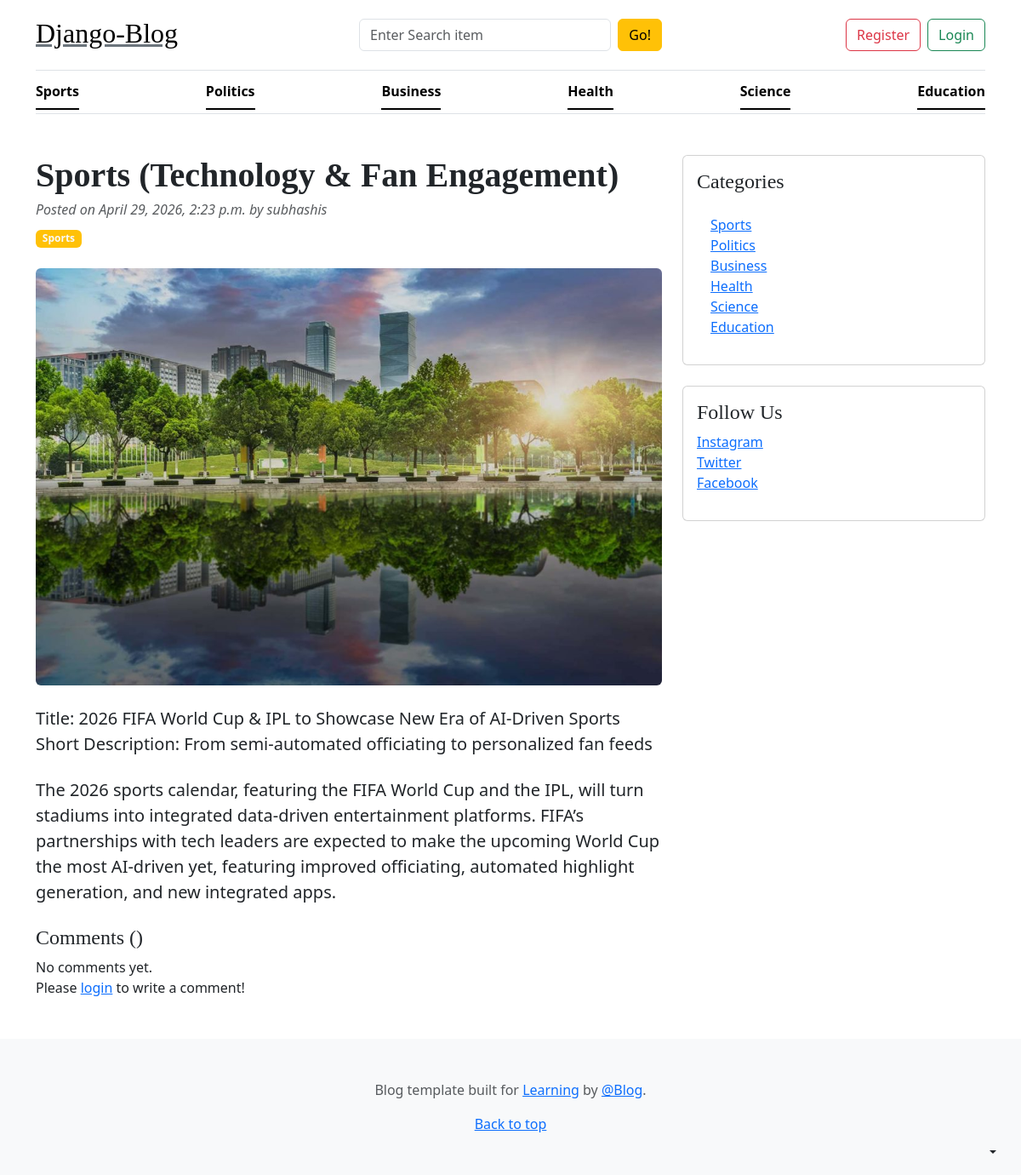
The page /blogs_slug/sports-technology-fan-engagement-6/ on the database its author committed.
### blogs_app/models.py (models this page shows, shortened)
class category(models.Model):
    category=models.CharField(max_length=50)
    created_at=models.DateTimeField(auto_now_add=True)
    updated_at=models.DateTimeField(auto_now=True)
    class Meta:
        verbose_name_plural='Categories'
    def __str__(self):
        return self.category

class Blog(models.Model):
    status_choice=(
    ('draft',"Draft"),
    ('published',"Published")
)
    title=models.CharField(max_length=50)
    slug=models.SlugField(max_length=150,unique=True,blank=True)
    category_blog=models.ForeignKey(category,on_delete=models.CASCADE)
    author=models.ForeignKey(User,on_delete=models.CASCADE)
    feature_image=models.ImageField(upload_to='blog_images/',blank=True)
    short_description=models.TextField(max_length=150)
    blog_body=models.TextField()
    status=models.CharField(choices=status_choice,default='draft')
    is_featured=models.BooleanField(default=False)
    created_at=models.DateTimeField(auto_now_add=True)
    updated_at=models.DateTimeField(auto_now=True)

### blogs_app/views.py (the view)
# urls.py: path('blogs_slug/<slug:slug>/',blog_view.slug_blogs,name='slug_blogs'),
def slug_blogs(request,slug):
    slug_post=Blog.objects.get(slug=slug,status='published')
    if request.method == 'POST':
        user=request.user
        cmt=request.POST.get('comment')
        c=Comment(user=user,comment=cmt,blog=slug_post)
        c.save()
        return HttpResponseRedirect(request.path_info)
    comment=Comment.objects.filter(blog=slug_post)
    comment_count=comment.count()
    return render(request,"slug_posts.html",{'slug':slug_post,'comment':comment,'cc':comment_count})

### blogs_app/context_processors.py (called while the page is built)
def get_category(request):
    categories=category.objects.all()
    return dict(categories=categories)

def get_social(request):
    social=Social.objects.all()
    return dict(social=social)

### templates/slug_posts.html
{% extends 'base.html' %}
{% block content %}
<div class="container mt-5">
    <div class="row">
        <div class="col-lg-8">
            <article>
                <header class="mb-4">
                    <h1 class="fw-bolder mb-1">{{ slug.title }}</h1>
                    <div class="text-muted fst-italic mb-2">Posted on {{ slug.created_at }} by {{ slug.author }}</div>
                    <a class="badge bg-warning text-decoration-none text-light" href="#!">{{ slug.category_blog }}</a>
                </header>
                 {% if slug.feature_image %}
                <figure class="mb-4"><img class="img-fluid rounded" src="{{ slug.feature_image.url }}" alt="..." /></figure>
                {% endif %}
                <section class="mb-5">
                    <p class="fs-5 mb-4">{{ slug.short_description }}</p>
                    <p class="fs-5 mb-4">{{ slug.blog_body }}</p>
                    <h4>Comments ({{ comment_count }})</h4>
                    {% if comment %}
                        {% for i in comment %}
                            <div class="card mt-1">
                                <div class="card-body">
                                    <p class="card-text mb-0">{{ i }}</p>
                                    <span>
                                        <small>By {{ i.user }}</small>
                                        <small>| {{ i.created_at | timesince }} ago</small>
                                    </span>
                                </div>
                            </div>
                        {% endfor %}
                    {% else %}
                    No comments yet.
                    {% endif %}
                    <br>
                    <div class="form-group">
                {% if request.user.is_authenticated %}
                        <form action="" method="POST">
                            {% csrf_token %}
                            <div class="form-group">
                                <textarea name="comment" class="form-control" placeholder="Write your comment"></textarea>
                                <input type="submit" value="Submit" class="btn btn-primary mt-2">
                            </div>
                        </form>
                    {% else %}
                        <p>Please  <span><a href="{% url 'login' %}">login</a></span> to write a comment!</p>
             {% endif %}
                    </div>
                </section>
            </article>
        </div>
        <div class="col-lg-4">
            <div class="card mb-4 p-3">
                <h4 class="font-italic">Categories</h4>
                <div class="card-body">
                    <div class="row">
                        <div class="col-sm-6">
                            <ul class="list-unstyled mb-0">
                                {% for i in categories %}
                                <li><a href="{% url 'posts_category' i.id %}">{{i.category}} </a></li>
                                 {% endfor %}
                            </ul>
                        </div>
                    </div>
                </div>
            </div>
            <div class="card mb-4 p-3">
                <h4 class="font-italic">Follow Us</h4>
                <ol class="list-unstyled">
                    <li><a href=" " target="_blank">Instagram </a></li>
                    <li><a href=" " target="_blank">Twitter </a></li>
                    <li><a href=" " target="_blank">Facebook </a></li>
                </ol>
            </div>
        </div>
    </div>
</div>
{% endblock %}

### templates/base.html (shortened to what this page needs)
{% load static %}
<!DOCTYPE html>
<html lang="en">
<head>
  <link rel="stylesheet" href="https://cdn.jsdelivr.net/npm/bootstrap@5.3.8/dist/css/bootstrap.min.css">
  <link rel="stylesheet" href="/static/css/blog.css">
  <link rel="stylesheet" href="https://cdnjs.cloudflare.com/ajax/libs/font-awesome/7.0.1/css/all.min.css"
 />
</head>
<body>
  <div class="dropdown position-fixed bottom-0 end-0 mb-3 me-3 bd-mode-toggle">
    <button class="btn btn-bd-primary py-2 dropdown-toggle d-flex align-items-center" id="bd-theme" type="button"
      aria-expanded="false" data-bs-toggle="dropdown" aria-label="Toggle theme (auto)">
    </button>
  </div>
  <div class="container">
    <header class="border-bottom lh-1 py-3">
      <div class="row flex-nowrap justify-content-between align-items-center">
        <div class="col-4 pt-1">
          <h2> <a class="link-secondary text-black" href="{% url 'home' %}">Django-Blog</a></h2>
        </div>
        <div class="col-12 col-md-4">
          <form action="{% url 'search' %}" method="get" class="d-flex flex-column flex-sm-row gap-2">
            <input type="text" name="keyword" id="keyword" placeholder="Enter Search item" class="form-control">
            <button type="submit" class="btn btn-warning flex-shrink-0" id="button-search">
              Go!
            </button>
          </form>
        </div>
        <div class="col-12 col-md-4">
          <div class="d-flex justify-content-center justify-content-md-end gap-2">
            {% if not request.user.is_authenticated %}
            <a class="btn btn-outline-danger" href="{% url 'registration' %}">Register</a>
            <a class="btn btn-outline-success" href="{% url 'login' %}">Login</a>
            {% endif %}
          </div>
        </div>
      </div>
    </header>
    <div class="nav-scroller py-1 mb-3 border-bottom">
      <nav class="nav nav-underline justify-content-between">
        {% for i in categories %}
        <a class="nav-item nav-link link-body-emphasis active" href="{% url 'posts_category' i.id %}">{{i.category}}</a>
        {% endfor %}
      </nav>
    </div>
  </div>
  {% block content %}
  {% endblock %}
  <footer class="py-5 text-center text-body-secondary bg-body-tertiary">
    <p>
      Blog template built for
      <a href="https://getbootstrap.com/">Learning</a> by
      <a href="https://x.com/mdo">@Blog</a>.
    </p>
    <p class="mb-0"><a href="#">Back to top</a></p>
  </footer>
</body>
</html>

### static/css/blog.css (style rules this page uses)
h1, h2, h3, h4, h5, h6 { font-family: "Playfair Display", Georgia, "Times New Roman", serif; }

### rows shown on the page
category: category "Sports"
category: category "Politics"
category: category "Business"
category: category "Health"
category: category "Science"
category: category "Education"
Blog: title "Sports (Technology & Fan Engagement)", created_at "April 29, 2026, 2:23 p.m.", author "subhashis", category_blog "Sports", feature_image (picture), short_description "Title: 2026 FIFA World Cup & IPL to Showcase New Era of AI-Driven Sports Short Description: From semi-automated officiating to personalized fan feeds", blog_body "The 2026 sports calendar, featuring the FIFA World Cup and the IPL, will turn stadiums into integrated data-driven entertainment platforms. FIFA’s partnerships with tech leaders are expected to make the upcoming World Cup the most AI-driven yet, featuring improved officiating, automated highlight generation, and new integrated apps."
